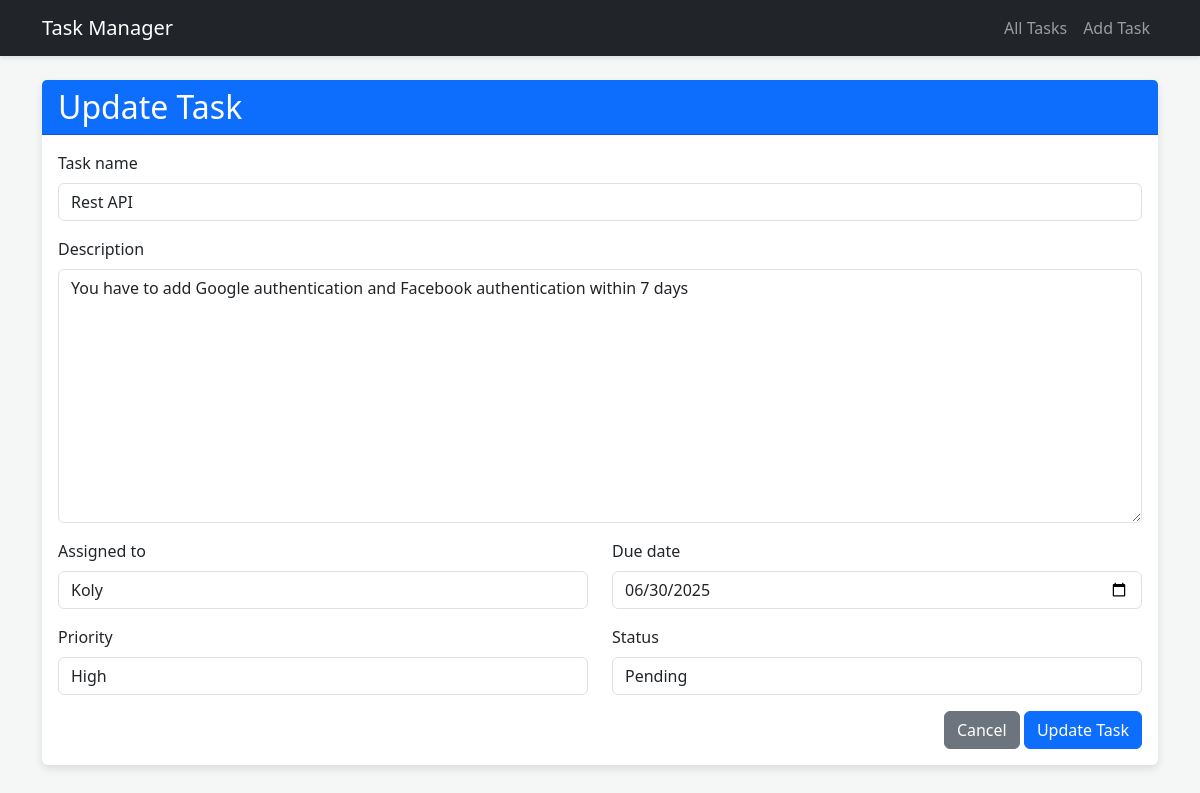
/task/1/update/, run on the app's committed database.
### tasks/models.py (models this page shows, shortened)
class tasks(models.Model):
    Priority_Choice = [
        ('Low', 'Low'),
        ('Medium', 'Medium'),
        ('High', 'High')
    ]
    Status_Choice = [
        ('Pending', 'Pending'),
        ('In Progress', 'In Progress'),
        ('Completed', 'Completed')
    ]
    task_name = models.CharField(max_length=255)
    description = models.TextField(blank=True, null=True)
    assigned_to = models.CharField(max_length=255)
    priority = models.CharField(max_length=20, choices=Priority_Choice, default='Medium')
    status = models.CharField(max_length=20, choices=Status_Choice, default='Pending')
    due_date = models.DateField()
    created_date = models.DateTimeField(auto_now_add=True)

### tasks/views.py (the view, shortened to what this page needs)
# urls.py: path('task/<int:pk>/update/', views.task_update, name='task_update'), # This path is crucial for the Edit button
def task_update(request, pk):
    task = get_object_or_404(tasks, pk=pk)
    form = TaskForm(instance=task)
    return render(request, 'tasks/task_form.html', {'form': form, 'task': task})

### tasks/forms.py
class TaskForm(forms.ModelForm):
    class Meta:
        model =tasks
        fields = ['task_name', 'description','assigned_to','priority','status','due_date']
        widgets = {
            'due_date': forms.DateInput(attrs ={'type': 'date'}),
        }

### tasks/templates/tasks/task_form.html (shortened to what this page needs)
{% extends 'tasks/base.html' %}  {% block content %}
<div class="card">
  <div class="card-header bg-primary text-white">
    <h2 class="card-title mb-0">
      {% if form.instance.pk %}Update Task{% else %}Create a New Task{% endif %}
    </h2>
  </div>
  <div class="card-body">
    <form method="post">
      <div class="mb-3">
        <label for="{{ form.task_name.id_for_label }}" class="form-label"
          >{{ form.task_name.label }}</label
        >
        {{ form.task_name }}
      </div>
      <div class="mb-3">
        <label for="{{ form.description.id_for_label }}" class="form-label"
          >{{ form.description.label }}</label
        >
        {{ form.description }}
      </div>
      <div class="row">
        <div class="col-md-6 mb-3">
          <label for="{{ form.assigned_to.id_for_label }}" class="form-label"
            >{{ form.assigned_to.label }}</label
          >
          {{ form.assigned_to }}
        </div>
        <div class="col-md-6 mb-3">
          <label for="{{ form.due_date.id_for_label }}" class="form-label"
            >{{ form.due_date.label }}</label
          >
          {{ form.due_date }}
        </div>
      </div>
      <div class="row">
        <div class="col-md-6 mb-3">
          <label for="{{ form.priority.id_for_label }}" class="form-label"
            >{{ form.priority.label }}</label
          >
          {{ form.priority }}
        </div>
        <div class="col-md-6 mb-3">
          <label for="{{ form.status.id_for_label }}" class="form-label"
            >{{ form.status.label }}</label
          >
          {{ form.status }}
        </div>
      </div>
      <div class="text-end">
        <a href="{% url 'task_list' %}" class="btn btn-secondary">Cancel</a>
        <button type="submit" class="btn btn-primary">
          {% if form.instance.pk %}Update Task{% else %}Create Task{% endif %}
        </button>
      </div>
    </form>
  </div>
</div>
{% endblock %}

### tasks/templates/tasks/base.html (style rules this page uses)
body { background-color: #f4f7f6; }
.card { border: none; box-shadow: 0 4px 8px rgba(0, 0, 0, 0.1); }

### data on the page
tasks: task_name "Rest API", description "You have to add Google authentication and Facebook authentication within 7 days", assigned_to "Koly", due_date "06/30/2025", priority "High", status "Pending"
